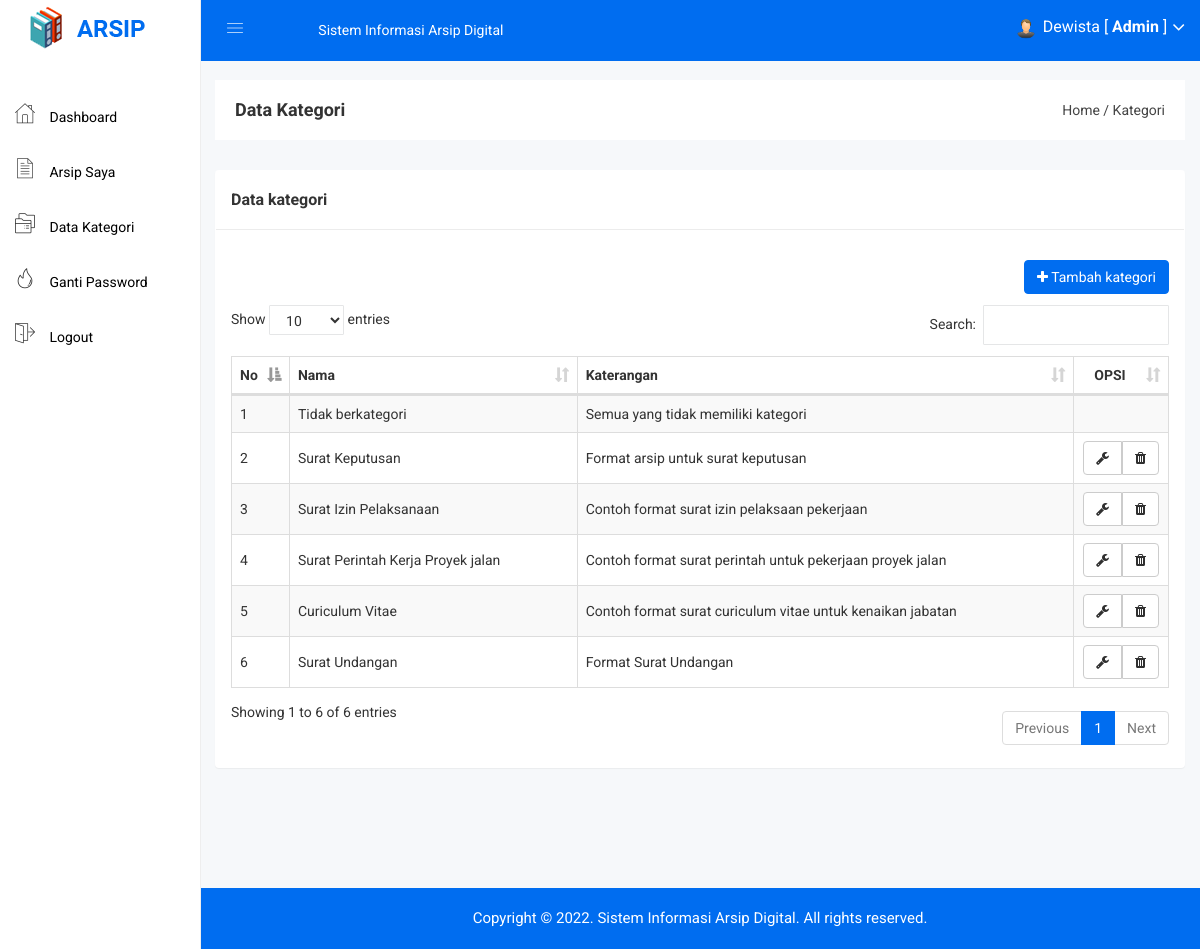
Page /petugas/kategori.php (signed in) on the committed database.
### tables this page shows
CREATE TABLE `kategori` (
  `kategori_id` int(11) NOT NULL,
  `kategori_nama` varchar(255) NOT NULL,
  `kategori_keterangan` text NOT NULL
);

### petugas/kategori.php (the view)
<?php include 'header.php'; ?>
<div class="breadcome-area">
    <div class="container-fluid">
        <div class="row">
            <div class="col-lg-12 col-md-12 col-sm-12 col-xs-12">
                <div class="breadcome-list">
                    <div class="row">
                        <div class="col-lg-6 col-md-6 col-sm-6 col-xs-12">
                            <div class="breadcome-heading">
                                <h4 style="margin-bottom: 0px">Data Kategori</h4>
                            </div>
                        </div>
                        <div class="col-lg-6 col-md-6 col-sm-6 col-xs-12">
                            <ul class="breadcome-menu" style="padding-top: 0px">
                                <li><a href="#">Home</a> <span class="bread-slash">/</span></li>
                                <li><span class="bread-blod">Kategori</span></li>
                            </ul>
                        </div>
                    </div>
                </div>
            </div>
        </div>
    </div>
</div>
<div class="container-fluid">
    <div class="panel panel">
        <div class="panel-heading">
            <h3 class="panel-title">Data kategori</h3>
        </div>
        <div class="panel-body">
            <div class="pull-right">
                <a href="kategori_tambah.php" class="btn btn-primary"><i class="fa fa-plus"></i> Tambah kategori</a>
            </div>
            <br>
            <br>
            <br>
            <table id="table" class="table table-bordered table-striped table-hover table-datatable">
                <thead>
                    <tr>
                        <th width="1%">No</th>
                        <th>Nama</th>
                        <th>Katerangan</th>
                        <th class="text-center" width="10%">OPSI</th>
                    </tr>
                </thead>
                <tbody>
                    <?php
                    include '../koneksi.php';
                    $no = 1;
                    $kategori = mysqli_query($koneksi,"SELECT * FROM kategori");
                    while($p = mysqli_fetch_array($kategori)){
                        ?>
                        <tr>
                            <td><?php echo $no++; ?></td>
                            <td><?php echo $p['kategori_nama'] ?></td>
                            <td><?php echo $p['kategori_keterangan'] ?></td>
                            <td class="text-center">
                                <?php
                                if($p['kategori_id'] != 1){
                                    ?>
                                    <div class="btn-group">
                                        <a href="kategori_edit.php?id=<?php echo $p['kategori_id']; ?>" class="btn btn-default"><i class="fa fa-wrench"></i></a>
                                        <a href="kategori_hapus.php?id=<?php echo $p['kategori_id']; ?>" class="btn btn-default"><i class="fa fa-trash"></i></a>
                                    </div>
                                    <?php
                                }
                                ?>
                            </td>
                        </tr>
                        <?php
                    }
                    ?>
                </tbody>
            </table>
        </div>
    </div>
</div>
<?php include 'footer.php'; ?>

### petugas/header.php (shortened to what this page needs)
<!doctype html>
<html>
<head>
    <link rel="stylesheet" href="../assets/css/bootstrap.min.css">
    <link rel="stylesheet" href="../assets/css/font-awesome.min.css">
    <link rel="stylesheet" href="../assets/css/owl.carousel.css">
    <link rel="stylesheet" href="../assets/css/owl.theme.css">
    <link rel="stylesheet" href="../assets/css/owl.transitions.css">
    <link rel="stylesheet" href="../assets/css/animate.css">
    <link rel="stylesheet" href="../assets/css/normalize.css">
    <link rel="stylesheet" href="../assets/css/meanmenu.min.css">
    <link rel="stylesheet" href="../assets/css/main.css">
    <link rel="stylesheet" href="../assets/css/educate-custon-icon.css">
    <link rel="stylesheet" href="../assets/css/morrisjs/morris.css">
    <link rel="stylesheet" href="../assets/css/scrollbar/jquery.mCustomScrollbar.min.css">
    <link rel="stylesheet" href="../assets/css/metisMenu/metisMenu.min.css">
    <link rel="stylesheet" href="../assets/css/metisMenu/metisMenu-vertical.css">
    <link rel="stylesheet" href="../assets/css/calendar/fullcalendar.min.css">
    <link rel="stylesheet" href="../assets/css/calendar/fullcalendar.print.min.css">
    <link rel="stylesheet" href="../assets/style.css">
    <link rel="stylesheet" href="../assets/css/responsive.css">
    <link rel="stylesheet" href="../assets/css/style.css">
    <link rel="stylesheet" type="text/css" href="../assets/js/DataTables/datatables.css">
    <?php
    include '../koneksi.php';
    ?>
</head>
<body>
    <div class="left-sidebar-pro">
        <nav id="sidebar" class="">
            <div class="sidebar-header">
                <a href="index.html"><img class="main-logo" src="../assets/img/logo/logo.png" alt="" /></a>
            </div>
            <div class="left-custom-menu-adp-wrap comment-scrollbar">
                <nav class="sidebar-nav left-sidebar-menu-pro" style="margin-top: 30px">
                    <ul class="metismenu" id="menu1">
                        <li class="active">
                            <a href="index.php">
                                <span class="educate-icon educate-home icon-wrap"></span>
                                <span class="mini-click-non">Dashboard</span>
                            </a>
                        </li>
                        <li>
                            <a href="arsip.php" aria-expanded="false"><span class="educate-icon educate-data-table icon-wrap sub-icon-mg" aria-hidden="true"></span> <span class="mini-click-non">Arsip Saya</span></a>
                        </li>
                        <li>
                            <a href="kategori.php" aria-expanded="false"><span class="educate-icon educate-course icon-wrap sub-icon-mg" aria-hidden="true"></span> <span class="mini-click-non">Data Kategori</span></a>
                        </li>
                        <li>
                            <a href="gantipassword.php" aria-expanded="false"><span class="educate-icon educate-danger icon-wrap sub-icon-mg" aria-hidden="true"></span> <span class="mini-click-non">Ganti Password</span></a>
                        </li>
                        <li>
                            <a href="logout.php" aria-expanded="false"><span class="educate-icon educate-pages icon-wrap sub-icon-mg" aria-hidden="true"></span> <span class="mini-click-non">Logout</span></a>
                        </li>
                    </ul>
                </nav>
            </div>
        </nav>
    </div>
    <div class="all-content-wrapper">
        <div class="container-fluid">
            <div class="row">
                <div class="col-lg-12 col-md-12 col-sm-12 col-xs-12">
                    <div class="logo-pro">
                        <a href="index.html"><img class="main-logo" src="../assets/img/logo/logo.png" alt="" /></a>
                    </div>
                </div>
            </div>
        </div>
        <div class="header-advance-area">
            <div class="header-top-area">
                <div class="container-fluid">
                    <div class="row">
                        <div class="col-lg-12 col-md-12 col-sm-12 col-xs-12">
                            <div class="header-top-wraper">
                                <div class="row">
                                    <div class="col-lg-1 col-md-0 col-sm-12 col-xs-12">
                                        <div class="menu-switcher-pro">
                                            <button type="button" id="sidebarCollapse" class="btn bar-button-pro header-drl-controller-btn btn-info navbar-btn">
                                                <i class="educate-icon educate-nav"></i>
                                            </button>
                                        </div>
                                    </div>
                                    <div class="col-lg-5 col-md-6 col-sm-12 col-xs-12">
                                        <div class="header-top-menu tabl-d-n">
                                            <ul class="nav navbar-nav mai-top-nav">
                                                <li class="nav-item"><a href="#" class="nav-link">Sistem Informasi Arsip Digital</a></li>
                                            </ul>
                                        </div>
                                    </div>
                                    <div class="col-lg-6 col-md-6 col-sm-12 col-xs-12">
                                        <div class="header-right-info">
                                            <ul class="nav navbar-nav mai-top-nav header-right-menu">
                                            <li class="nav-item">
                                                <a href="#" data-toggle="dropdown" role="button" aria-expanded="false" class="nav-link dropdown-toggle">
                                                    <?php
                                                    $id_petugas = $_SESSION['id'];
                                                    $profil = mysqli_query($koneksi,"select * from petugas where petugas_id='$id_petugas'");
                                                    $profil = mysqli_fetch_assoc($profil);
                                                    if($profil['petugas_foto'] == ""){
                                                      ?>
                                                      <img src="../gambar/sistem/user.png" style="width: 20px;height: 20px">
                                                  <?php }else{ ?>
                                                    <img src="../gambar/petugas/<?php echo $profil['petugas_foto'] ?>" style="width: 20px;height: 20px">
                                                <?php } ?>
                                                <span class="admin-name"><?php echo $_SESSION['nama']; ?> [ <b>Admin</b> ]</span>
                                                <i class="fa fa-angle-down edu-icon edu-down-arrow"></i>
                                            </a>
                                        </li>
                                    </ul>
                                </div>
                            </div>
                        </div>
                    </div>
                </div>
            </div>
        </div>
    </div>
</div>

### petugas/footer.php (shortened to what this page needs)
<div class="footer-copyright-area mg-t-30">
	<div class="container-fluid">
		<div class="row">
			<div class="col-lg-12">
				<div class="footer-copy-right">
					<p>Copyright © <?php echo date('Y') ?>. Sistem Informasi Arsip Digital. All rights reserved.</p>
				</div>
			</div>
		</div>
	</div>
</div>
</div>
</body>
</html>

### assets/css/main.css (style rules this page uses)
html { color: #222; font-size: 1em; line-height: 1.4; }
audio, canvas, iframe, img, svg, video { vertical-align: middle; }

### assets/css/metisMenu/metisMenu-vertical.css (style rules this page uses)
.sidebar-nav { background: #fff; }
.sidebar-nav ul { padding: 0; margin: 0; list-style: none; background: #f5f5f5; }
.sidebar-nav .metismenu { background: #fff; display: -webkit-box; display: -ms-flexbox; display: flex; -webkit-box-orient: vertical; -webkit-box-direction: normal; -ms-flex-direction: column; flex-direction: column; }
.sidebar-nav .metismenu li + li { margin-top: 5px; }
.sidebar-nav .metismenu li:last-child { margin-bottom: 5px; }
.sidebar-nav .metismenu > li { display: -webkit-box; display: -ms-flexbox; display: flex; -webkit-box-orient: vertical; -webkit-box-direction: normal; -ms-flex-direction: column; flex-direction: column; position: relative; }
.sidebar-nav .metismenu a { position: relative; display: block; padding: 13px 15px; color: #444; outline-width: 0; transition: all .3s ease-out; font-size:16px; font-weight:400; }
.sidebar-nav .metismenu li .icon-wrap { margin-right:5px; font-size:20px; color:#303030; }
.sidebar-nav .metismenu li .sub-icon-mg { margin-right:5px; font-size:16px; }

### assets/css/style.css (style rules this page uses)
table .btn { margin: 0px !important; }
.btn-primary { background: #006df0; color: white !important; border: 1px solid #006df0; }
.panel-heading { padding: 20px 15px; border-bottom: 1px solid #ececec; }
.sidebar-nav .metismenu a { position: relative; display: block; padding: 13px 15px; color: #000; outline-width: 0; transition: all .3s ease-out; font-size: 14px; font-weight: 400; }
.sidebar-nav .metismenu a > .icon-wrap { font-size: 20px; margin-right: 11px; }
#sidebar { border-right: 1px solid #eee; }
.footer-copyright-area { margin-top: 100px; }
.all-content-wrapper { min-height: 500px; }
td { vertical-align: middle !important; }

### assets/js/DataTables/datatables.css (style rules this page uses)
table.dataTable { clear: both; margin-top: 6px !important; margin-bottom: 6px !important; max-width: none !important; border-collapse: separate !important; }
table.dataTable td, table.dataTable th { -webkit-box-sizing: content-box; box-sizing: content-box; }
table.dataTable thead > tr > th.sorting_asc, table.dataTable thead > tr > th.sorting_desc, table.dataTable thead > tr > th.sorting, table.dataTable thead > tr > td.sorting_asc, table.dataTable thead > tr > td.sorting_desc, table.dataTable thead > tr > td.sorting { padding-right: 30px; }
table.dataTable thead .sorting, table.dataTable thead .sorting_asc, table.dataTable thead .sorting_desc, table.dataTable thead .sorting_asc_disabled, table.dataTable thead .sorting_desc_disabled { cursor: pointer; position: relative; }
table.dataTable thead .sorting:after, table.dataTable thead .sorting_asc:after, table.dataTable thead .sorting_desc:after, table.dataTable thead .sorting_asc_disabled:after, table.dataTable thead .sorting_desc_disabled:after { position: absolute; bottom: 8px; right: 8px; display: block; font-family: 'Glyphicons Halflings'; opacity: 0.5; }
table.dataTable thead .sorting:after { opacity: 0.2; content: "\e150"; }
table.dataTable thead .sorting_asc:after { content: "\e155"; }
table.table-bordered.dataTable th, table.table-bordered.dataTable td { border-left-width: 0; }
table.table-bordered.dataTable th:last-child, table.table-bordered.dataTable th:last-child, table.table-bordered.dataTable td:last-child, table.table-bordered.dataTable td:last-child { border-right-width: 0; }
table.table-bordered.dataTable tbody th, table.table-bordered.dataTable tbody td { border-bottom-width: 0; }

### rows in the picture
kategori: kategori_nama "Tidak berkategori", kategori_keterangan "Semua yang tidak memiliki kategori"
kategori: kategori_nama "Surat Keputusan", kategori_keterangan "Format arsip untuk surat keputusan"
kategori: kategori_nama "Surat Izin Pelaksanaan", kategori_keterangan "Contoh format surat izin pelaksaan pekerjaan"
kategori: kategori_nama "Surat Perintah Kerja Proyek jalan", kategori_keterangan "Contoh format surat perintah untuk pekerjaan proyek jalan"
kategori: kategori_nama "Curiculum Vitae", kategori_keterangan "Contoh format surat curiculum vitae untuk kenaikan jabatan"
kategori: kategori_nama "Surat Undangan", kategori_keterangan "Format Surat Undangan"

### other values in the picture
$_SESSION['nama'] "Dewista"
